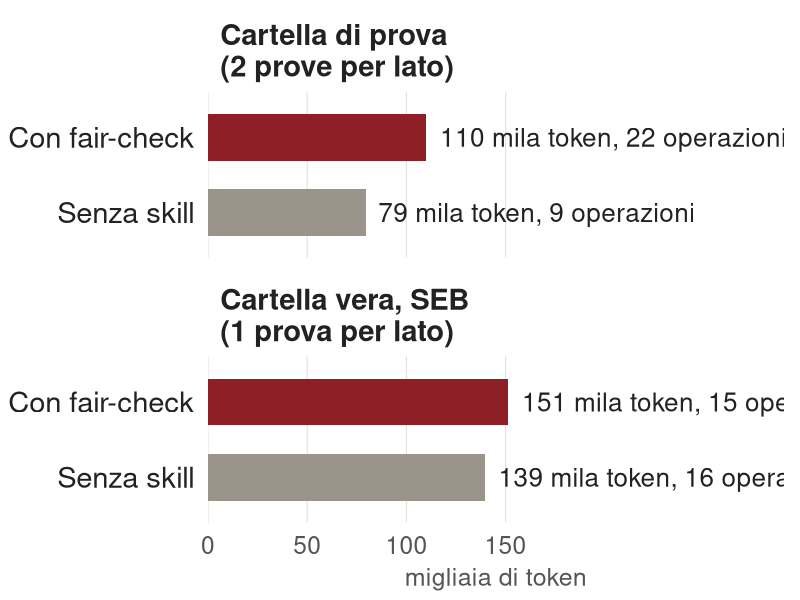

The R source for this figure:
# Figura per le slide: token e operazioni con e senza fair-check
# Dati: prove del 17/11/2026, stessa richiesta a due assistenti (Claude), uno con la skill e uno senza.
# Cartella di prova: due prove per lato, skill prima di accorpare i comandi.
# Cartella SEB (vera): una prova per lato, skill dopo aver accorpato i comandi.

library(ggplot2)

d <- data.frame(
  cartella = rep(c("Cartella di prova\n(2 prove per lato)", "Cartella vera, SEB\n(1 prova per lato)"), each = 2),
  versione = rep(c("Senza skill", "Con fair-check"), 2),
  token = c(mean(c(78540, 80317)), mean(c(110430, 109325)), 139397, 151283),
  operazioni = c(mean(c(8, 10)), mean(c(23, 21)), 16, 15)
)
d$versione <- factor(d$versione, levels = c("Senza skill", "Con fair-check"))
d$cartella <- factor(d$cartella, levels = unique(d$cartella))
d$etichetta <- paste0(round(d$token / 1000), " mila token, ", d$operazioni, " operazioni")

colori <- c("Senza skill" = "#9a948a", "Con fair-check" = "#8f1f27")

p <- ggplot(d, aes(x = token / 1000, y = versione, fill = versione)) +
  geom_col(width = 0.62) +
  geom_text(aes(label = etichetta), hjust = -0.04, size = 6.6, colour = "#222222") +
  facet_wrap(~cartella, ncol = 1) +
  scale_fill_manual(values = colori, guide = "none") +
  scale_x_continuous(limits = c(0, 290), breaks = c(0, 50, 100, 150), expand = c(0, 0)) +
  labs(x = "migliaia di token", y = NULL) +
  theme_minimal(base_size = 22) +
  theme(panel.grid.major.y = element_blank(), panel.grid.minor = element_blank(),
        panel.grid.major.x = element_line(colour = "#e6e2da", linewidth = 0.4),
        strip.text = element_text(hjust = 0, face = "bold", size = 21, colour = "#222222"),
        axis.text.y = element_text(size = 21, colour = "#222222"),
        axis.text.x = element_text(colour = "#555555"),
        axis.title.x = element_text(colour = "#555555", size = 18),
        plot.margin = margin(6, 12, 6, 6))

ggsave("token_confronto.svg", p, width = 11, height = 5.2, bg = "transparent")
